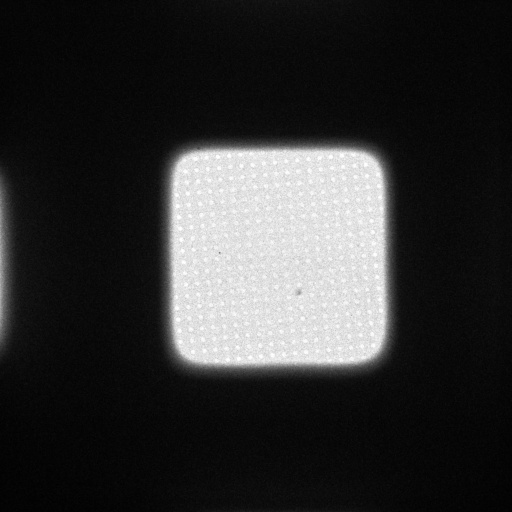
#> input picture data/raw/GridSquare_20220302_182142.jpg, 512 x 512 px; its folder holds 4 pictures in this run
$ jupyter execute --allow-errors 'Machine_Learning_&_cryo_EM_Hole_Selection_Process.ipynb'
#> lines starting #> are read from the running program, lines starting #| are printed output that depends on the picture
# Machine Learning & cryo-EM - Hole Selection Process
**Contributors**: 2023-2024 Intern Group from WEHI RCP Cryo-EM Research.

**Supervisor**: Rowland Mosbergen

**Project Goal**: Utilising unspervised machine learning technique to facilitate the particle picking process by selecting holes of good quality.

This notebook is designed to outline the process of selecting holes, covering the following aspects:
1. Manual Selection Techniques
2. Dividing the Mesh into Smaller Squares
3. Utilising the K-means Clustering Algorithm

## 1. Manual Selection
In this section, we will:
- Perform some manual manipulation to filter out holes that are at the edges and are not complete.

[cell 1]
from PIL import Image
import numpy as np


IMG_NAME = 'GridSquare_20220302_182142'
img_path = f'../data/raw/{IMG_NAME}.jpg'
img = Image.open(img_path)
#> img is the input picture: PIL image 512x512 L; min 0, max 255, mean 49.7
img

[cell 2]
# Load the image
img_path = f'../data/curated/{IMG_NAME}.jpg'
img = Image.open(img_path)
img

## 2. Slice Mesh into Small Squares
In this section we will:
- Manually identify how many holes are there (16*16).
- Slice the mesh into small squares where each square contains one hole.

[cell 3]
from PIL import Image
import numpy as np
#from google.colab import files
import os


# Load the image
#img = Image.open(filename)

# Define the size of each square -
square_size = img.width // 16  # This will divide the image width into 16 parts
#> square_size = 32

# Calculate the number of squares along the width and height
num_squares_w = img.width // square_size
#> num_squares_w = 16
num_squares_h = img.height // square_size
#> num_squares_h = 16

# Ensure that we are slicing into 16x16 squares
assert num_squares_w == 16 and num_squares_h == 16, "Image cannot be divided into 16x16 squares with the current square size."

# Create a directory to save the slices
slices_dir = f'../data/curated/slices_{IMG_NAME}'
os.makedirs(slices_dir, exist_ok=True)

# Slice and save the image
for i in range(num_squares_h):
    for j in range(num_squares_w):
        # Define the coordinates of the current square
        left = j * square_size
        upper = i * square_size
        right = (j + 1) * square_size
        lower = (i + 1) * square_size
        # Crop the current square
        img_slice = img.crop((left, upper, right, lower))
        # Save the slice
        img_slice.save(f'{slices_dir}/slice_{i*num_squares_w + j}.png')
#> this loop made 16 passes
#> pass 1, `img_slice.save(f'{slices_dir}/slice_{i*num_squares_w + j}.png')`:
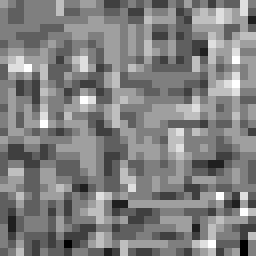
#> saved as slice_0.png: PIL image 32x32 L (shown 8 times larger); min 2, max 10, mean 6.02; drawn with min black and max white
#> pass 1, `img_slice.save(f'{slices_dir}/slice_{i*num_squares_w + j}.png')`:
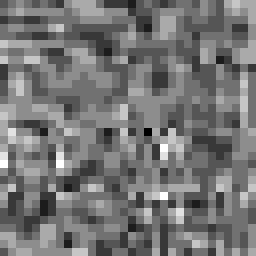
#> saved as slice_1.png: PIL image 32x32 L (shown 8 times larger); min 2, max 11, mean 6.15; drawn with min black and max white
#> pass 1, `img_slice.save(f'{slices_dir}/slice_{i*num_squares_w + j}.png')`:
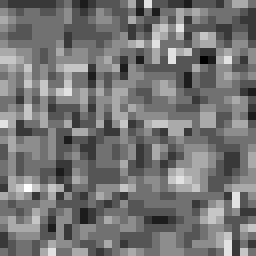
#> saved as slice_2.png: PIL image 32x32 L (shown 8 times larger); min 2, max 11, mean 6.12; drawn with min black and max white
#> pass 1, `img_slice.save(f'{slices_dir}/slice_{i*num_squares_w + j}.png')`:
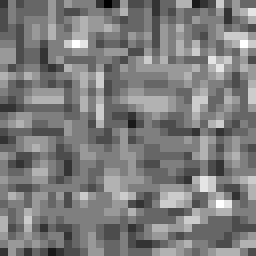
#> saved as slice_3.png: PIL image 32x32 L (shown 8 times larger); min 2, max 12, mean 6.88; drawn with min black and max white
#> after the loop:
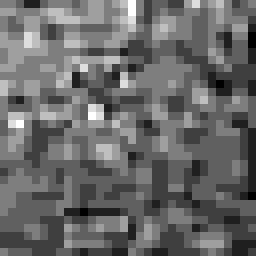
#> img_slice: PIL image 32x32 L (shown 8 times larger); min 1, max 9, mean 4.3; drawn with min black and max white

## 3.K-means Algorithm
We will apply unspervised machine learning k-means algorithm to cluster the sliced images into 3 groups:
- thin ice
- good ice
- thick ice

[cell 4]
import numpy as np
from sklearn.cluster import KMeans
from PIL import Image
from matplotlib import pyplot as plt
import os

slices_dir = f'../data/curated/slices_{IMG_NAME}'

# Load all the images and convert them into a feature vector
features = []
for file_name in sorted(os.listdir(slices_dir)):
    if file_name.endswith('.png'):
        img = Image.open(os.path.join(slices_dir, file_name))
        feature = np.array(img).flatten()  # Flatten the image to create a feature vector
        features.append(feature)

# Convert the list of features into a numpy array
features = np.array(features)

# Apply K-means clustering
#> (the rest of this cell did not finish here and is left out)

[cell 5]
import os
import numpy as np
import matplotlib.pyplot as plt
from PIL import Image

# Placeholder variables, ensure these are correctly defined in your actual code
slices_dir = f'../data/curated/slices_{IMG_NAME}'
clusters = [np.random.randint(0, 3) for _ in range(256)]  # Example cluster assignments for 256 slices
IMG_NAME = 'GridSquare_20220302_182142'

def plot_clusters_and_process_images():
    # Generate and plot clusters
    original_positions = [(i, j, np.random.randint(0, 3)) for i in range(16) for j in range(16)]
    plt.figure(figsize=(10, 10))
    # Dictionary for color and label mapping
    cluster_info = {0: ('red', 'Cluster 0'), 1: ('blue', 'Cluster 1'), 2: ('green', 'Cluster 2')}
    plotted_labels = set()

    for pos in original_positions:
        color, label = cluster_info[pos[2]]
        if label not in plotted_labels:
            plt.scatter(pos[1], 16-pos[0], c=color, marker='o', label=label)
            plotted_labels.add(label)
        else:
            plt.scatter(pos[1], 16-pos[0], c=color, marker='o')

    plt.legend()
    plt.gca().invert_yaxis()
    plt.title('Cluster Visualization for 3 Groups')
    plt.xlabel('Column Position')
    plt.ylabel('Row Position')
    plt.show()
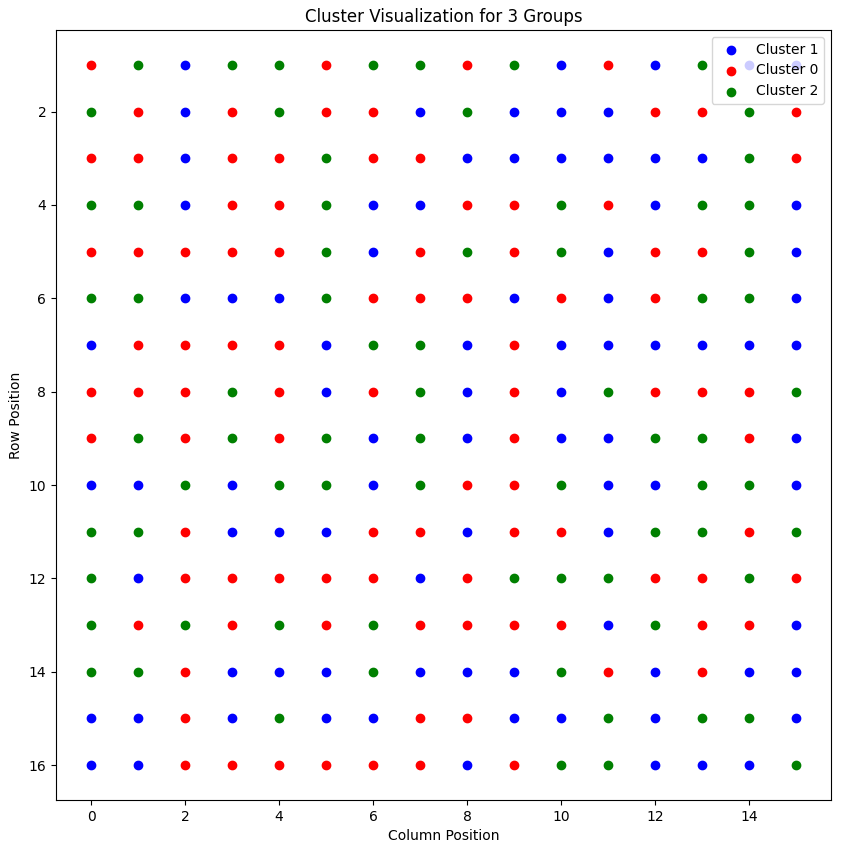
#> figure drawn by matplotlib, 1 panel

    # Process image slices
    features, file_names = [], []
    for file_name in sorted(os.listdir(slices_dir)):
        if file_name.endswith('.png'):
            file_names.append(file_name)
            img = Image.open(os.path.join(slices_dir, file_name))
            features.append(np.array(img).flatten())

    # Prepare and write data to text file
    data_to_write = []
    for idx, (file_name, cluster_label) in enumerate(zip(file_names, clusters)):
        row, col = divmod(idx, 16)  # Assumes a 16x16 grid
        data_to_write.append(f"{file_name}, ({row}, {col}), {cluster_label}")

    output_txt_path = f'../data/curated/slices_{IMG_NAME}/positions.txt'
    with open(output_txt_path, 'w') as f:
        for line in data_to_write:
            f.write(line + '\n')

# Call the function
plot_clusters_and_process_images()
